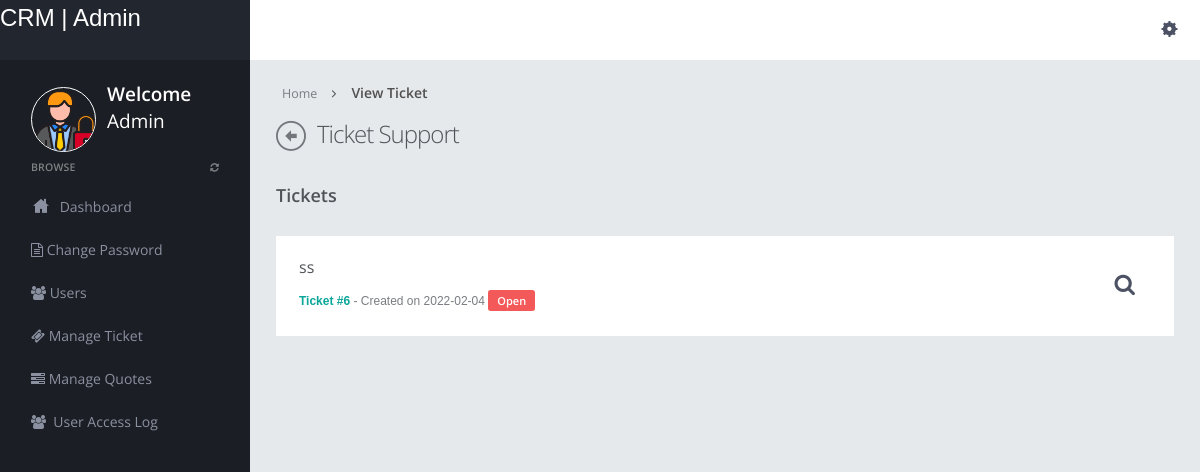
/admin/manage-tickets.php (signed in), run on the app's committed database.
### tables this page shows
CREATE TABLE IF NOT EXISTS `ticket` (
  `id` int NOT NULL AUTO_INCREMENT,
  `ticket_id` varchar(11) DEFAULT NULL,
  `email_id` varchar(300) DEFAULT NULL,
  `subject` varchar(300) DEFAULT NULL,
  `task_type` varchar(300) DEFAULT NULL,
  `prioprity` varchar(300) DEFAULT NULL,
  `ticket` longtext,
  `attachment` varchar(300) DEFAULT NULL,
  `status` varchar(300) DEFAULT NULL,
  `admin_remark` longtext,
  `posting_date` date DEFAULT NULL,
  `admin_remark_date` timestamp NULL DEFAULT CURRENT_TIMESTAMP ON UPDATE CURRENT_TIMESTAMP,
  PRIMARY KEY (`id`)
);

### admin/manage-tickets.php (the view, shortened to what this page needs)
<?php
include("dbconnection.php");
?>
<!DOCTYPE html>
<html>
<head>
<link href="../assets/plugins/pace/pace-theme-flash.css" rel="stylesheet" type="text/css" media="screen"/>
<link href="../assets/plugins/bootstrap-wysihtml5/bootstrap-wysihtml5.css" rel="stylesheet" type="text/css"/>
<link href="../assets/plugins/boostrapv3/css/bootstrap.min.css" rel="stylesheet" type="text/css"/>
<link href="../assets/plugins/boostrapv3/css/bootstrap-theme.min.css" rel="stylesheet" type="text/css"/>
<link href="../assets/plugins/font-awesome/css/font-awesome.css" rel="stylesheet" type="text/css"/>
<link href="../assets/css/animate.min.css" rel="stylesheet" type="text/css"/>
<link href="../assets/plugins/jquery-scrollbar/jquery.scrollbar.css" rel="stylesheet" type="text/css"/>
<link href="../assets/css/style.css" rel="stylesheet" type="text/css"/>
<link href="../assets/css/responsive.css" rel="stylesheet" type="text/css"/>
<link href="../assets/css/custom-icon-set.css" rel="stylesheet" type="text/css"/>
</head>
<body class="">
<?php include("header.php");?>
<div class="page-container row">
      <?php include("leftbar.php");?>
    </div>
  </div>
  <div class="page-content">
    <div class="content">
      <ul class="breadcrumb">
        <li>
          <p>Home</p>
        </li>
        <li><a href="#" class="active">View Ticket</a></li>
      </ul>
      <div class="page-title"> <i class="icon-custom-left"></i>
        <h3>Ticket Support</h3>
      </div>
      <h4> <span class="semi-bold">Tickets</span></h4>
      <br>
     <?php $rt=mysqli_query($con,"select * from ticket order by id desc");
													while($row=mysqli_fetch_array($rt))
													{
													?>
      <div class="row">
        <div class="col-md-12">
          <div class="grid simple no-border">
            <div class="grid-title no-border descriptive clickable">
              <h4 class="semi-bold"><?php echo $row['subject'];?></h4>
              <p ><span class="text-success bold">Ticket #<?php echo $_SESSION['sid']=$row['ticket_id'];?></span> - Created on <?php echo $row['posting_date'];?>
             <span class="label label-important"><?php echo $row['status'];?></span></p>
              <div class="actions"> <a class="view" href="javascript:;"><i class="fa fa-search"></i></a>  </div>
            </div>
            </div>
               <?php } ?>
          </div>
        </div>
          </div>
        </div>
      </div>
</body>
</html>

### assets/css/responsive.css (style rules this page uses)
@media (min-width: 980px) { .page-content { margin-left: 250px; min-height: 100%; } }

### data on the page
ticket: subject "ss", ticket "6", posting_date "2022-02-04", status "Open"
